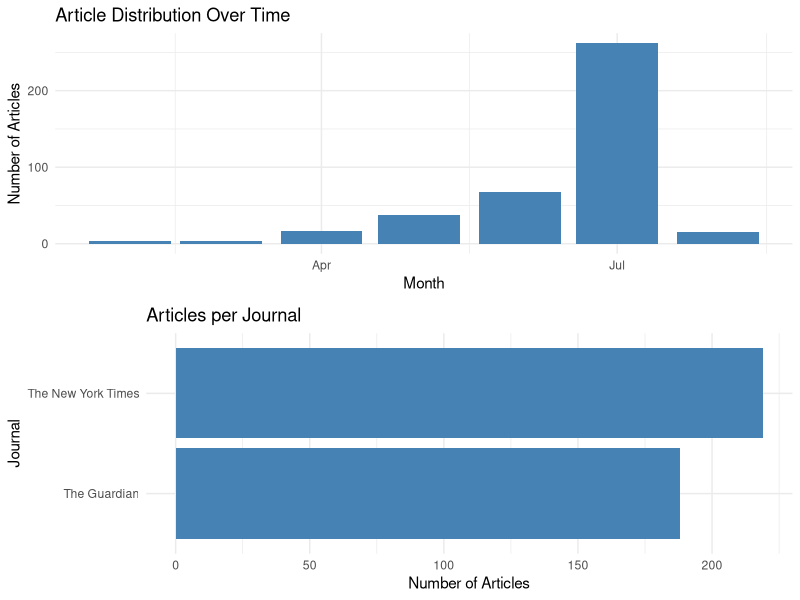

Source code (R): (Note: this script raises an error after producing the figure.)
install.packages("dplyr")
install.packages("readr")
install.packages("tm")
install.packages("lubridate")
install.packages("scales")
install.packages("gridExtra")


library(readr)
library(dplyr)
library(tm)
library(ggplot2)
library(tidytext)
library(scales)
library(tidyr)
library(forcats)
library(tidyverse)
library(lubridate)
library(gridExtra)




# Read the CSV files
guardian_df <- read_csv("Guardians_Russia_Ukraine.csv")
nyt_df <- read_csv("NYT_Russia_Ukraine.csv")

# Add a new column to each DataFrame for the journal source
guardian_df <- mutate(guardian_df, journal = "The Guardian")
nyt_df <- mutate(nyt_df, journal = "The New York Times")

# Combine the two DataFrames
article_data <- bind_rows(guardian_df, nyt_df)

# Export the combined DataFrame to a new CSV file
write_csv(article_data, "combined_Russia_Ukraine_articles.csv")

article_data

#################################################
#simple article analysis example
library(tidyverse)
library(lubridate)
library(gridExtra)

analyze_articles <- function(article_data, published, journal) {
 
  
  # Date Analysis: Distribution of articles over time
  article_data$month_year <- floor_date(article_data$published, "month")
  articles_per_month <- article_data %>% 
    count(month_year) %>% 
    arrange(month_year)
  
  # Journal Analysis: Count of articles per journal
  articles_per_journal <- article_data %>% 
    count(journal)
  
  # Creating plots
  
  # Plot for Article Distribution Over Time
  plot1 <- ggplot(articles_per_month, aes(x=month_year, y=n)) +
    geom_bar(stat="identity", fill="steelblue") +
    theme_minimal() +
    labs(title="Article Distribution Over Time", x="Month", y="Number of Articles")
  
  # Plot for Journal Article Counts
  plot3 <- ggplot(articles_per_journal, aes(x=reorder(journal, n), y=n)) +
    geom_bar(stat="identity", fill="steelblue") +
    coord_flip() +
    theme_minimal() +
    labs(title="Articles per Journal", x="Journal", y="Number of Articles")
  
  
  
  grid.arrange(plot1, plot3, ncol=1)
}

analyze_articles(article_data, published, journal)



#####################################################


word_frequency_plot <- function(article_data, articles){

 
  # Tokenize the articles, remove stopwords
  articles_tokenized = article_data %>%
    unnest_tokens(word, articles) %>%
    anti_join(stop_words)
  
  specific_words <- c("civilians", "country","putin","biden","nato","russia","ukraine","war", "weapons")
  
  # Work out percentages for each date using the dplyr package
  proportions = articles_tokenized %>%
    count(published, word) %>%
    group_by(published) %>%
    mutate(p = n / sum(n))
  # Filter results by word(s)
  proportions_filtered = proportions %>%
    filter(word %in% specific_words)
  
  
  # Ensure the words are in the custom order
  proportions_filtered <- proportions %>%
    filter(word %in% specific_words) %>%
    mutate(word = factor(word, levels = specific_words))
  
  # Plot the contents using ggplot2
  plot <- ggplot(proportions_filtered, aes(x = published, y = p, colour = word, group = word)) +
    geom_point() +
    geom_smooth(method = "lm", se = FALSE, formula = y ~ x, color = "black") +
    geom_smooth(method = "loess", se = TRUE, formula = y ~ x, linetype = "solid", level = 0.95) +
    labs(y = "Percentage of words in Ukraine war articles in 2022", x = "Article date") +
    facet_wrap(~ word, scales = "free_y") +  # Allow each facet to have its own y-axis scale
    scale_x_datetime(labels = scales::date_format(" %b "),
                     limits = c(min(proportions$published) - 1, max(proportions$published) + 1)) +
    scale_y_continuous(labels = label_percent(scale = 100)) +  # Format y-axis as percentage
    theme(legend.position = "bottom")
  
  return(plot)
  
}

word_frequency_plot(guardian_nyt_df,specific_words)
 
  
 
#########################
    
    
calculate_and_plot_tfidf <- function(article_data,articles,journal) {
    
   
    
    
    
    # Tokenize the articles, remove stopwords
    tfidf_data <- article_data%>%
      mutate(articles = as.character(articles)) %>%
      unnest_tokens(word, articles) %>%
      anti_join(stop_words, by = "word") %>%
      count(journal, word) %>%
      group_by(journal) %>%
      bind_tf_idf(word, journal, n)
    
    # Extract top 10 tf-idf words for each journal
    top_tfidf_words <- tfidf_data %>%
      group_by(journal) %>%
      slice_max(tf_idf, n = 10, with_ties = TRUE) %>%
      ungroup()
    
    # Reorder words based on tf-idf for plotting
    top_tfidf_words <- top_tfidf_words %>%
      arrange(journal, desc(tf_idf)) %>%
      mutate(word = fct_reorder(word, tf_idf))
    
    # Plot the top tf-idf words
    plot <-ggplot(top_tfidf_words, aes(x = word, y = tf_idf, fill = journal)) +
      geom_col(show.legend = FALSE) +
      facet_wrap(~journal, scales = "free") +
      coord_flip() +
      labs(title = "Highest tf-idf Words in Ukraine war articles in 2022", x = "", y = "tf−idf index") +
      theme(legend.position = "none",
            axis.text.y = element_text(size = 8))
    return(plot)
    
}

calculate_and_plot_tfidf(guardian_nyt_df,"articles","journal")
    
########################
    
   
plot_zipfs_law <- function(article_data,articles,journal) { 
    
    # Tokenize the words
    zipf_data <- article_data %>%
      mutate(articles = as.character(articles)) %>%
      unnest_tokens(word, articles) %>%
      count(journal, word) %>%
      bind_tf_idf(word, journal, n)
    
    # rank calculation 
    zipf_data <- zipf_data %>%
      group_by(journal) %>%
      arrange(desc(tf)) %>%
      mutate(rank = row_number()) %>%
      ungroup()
    
    # linear regression analysis
    regression_results <- lm(log(tf) ~ log(rank), data = zipf_data)
    
    # Plot log-log graph with regression line and different colors for each journal
     plot <- ggplot(zipf_data, aes(x = rank, y = tf, color = journal)) +
      geom_line(size = 1.5) + 
      geom_smooth(method = "lm", size = 1, se = FALSE, color = "black", aes(group = 1)) +
      scale_x_log10() +
      scale_y_log10(labels = scales::label_number()) + 
      labs(title = "Zipf's Law for Ukraine war articles in 2022 with Linear Regression",
           x = "World rank",
           y = "Term Frequency(linear regression)") +
      theme_minimal() +
      theme(legend.position = "bottom")
     
    return(list(article_data = zipf_data,regression = summary(regression_results),plot))
}
    
plot_zipfs_law(guardian_nyt_df ,"articles","journal")
    
    
    
